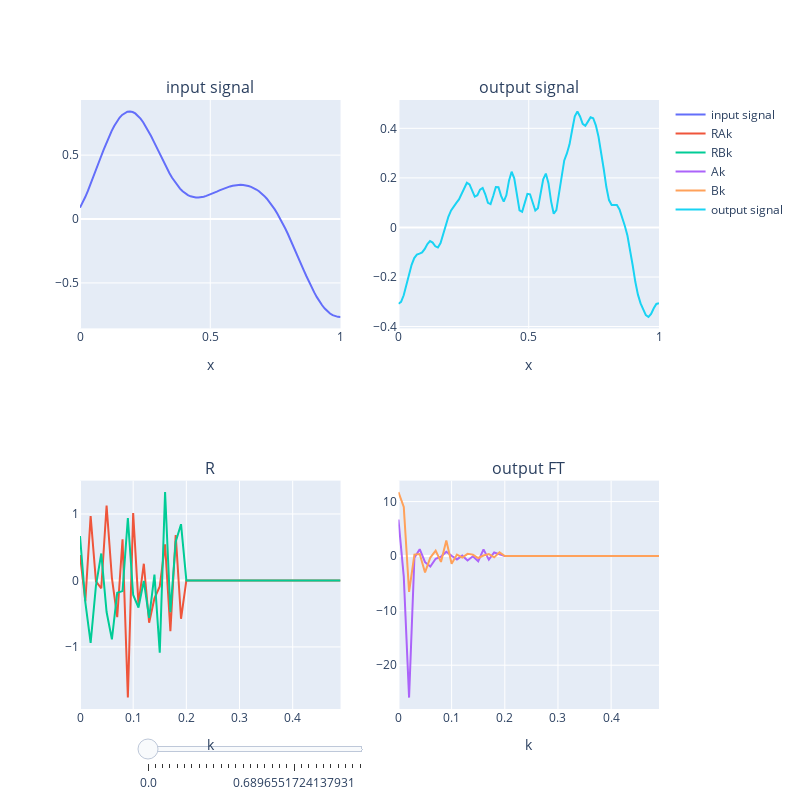

Notebook code cell kept with this figure:
### Markdown cell above
### Fourier neural operator

This technique uses the Fourier transform and filtering as the main building block.

**Data setup:** it also maps functions to functions, but both need to be defined in the same regular grid. In 2D, this would be equivalent to mapping pictures to pictures.

**Architecture:** the input function takes as input $\vec{x} \in \mathbb{R}^d$ and produces a vector $\vec{g}(\vec{x}) \in \mathbb{R}^{d_a}$. The dimensionality of this input function vector is increased (lifting) by a shallow neural network that $P$ that outputs vector $\vec{v}_0(\vec{x}) \in \mathbb{R}^{d_v}$. The dimension of this vector will remain constant in the subsequent Fourier layers (explained later). Finally, the dimensionality of the output of the last Fourier layer $\vec{v}_n(\vec{x})$ is reduced to match the dimensionality of the output function $\vec{u}(\vec{x}) \in \mathbb{R}^{d_u}$ with another neural network Q.

```{mermaid}
flowchart LR
    A["g(x)"] -->|lifting|B[P]
    B --> D[Fourier layer]
    D -->|...|E[Fourier layer]
    E -->F[Q]
    F -->|projection|G["u(x)"] 
```


The **Fourier layer** updates the vector $\vec{v}_{i+1}(\vec{x})$ as follows:

$$\vec{v}_{i+1}(\vec{x}) = \sigma(\vec{W}\vec{v}_i(\vec{x}) + \mathcal{F}^{-1}(\vec{R}\mathcal{F}(\vec{v}_i))(\vec{x}))$$

- The term $\vec{W}\vec{v}_i(\vec{x})$ applies a linear transformation to input vector.
- The term $\mathcal{F}^{-1}(\vec{R}\mathcal{F}(\vec{v}_i))(\vec{x})$ is what is characteristic of the Fourier layer. The symbol $\mathcal{F}$ represents the discrete Fourier transform and $\mathcal{F}^{-1}$ its inverse. We can disect this operation in 3 steps:
    - First, the Fourier transform of the entire function $\vec{v}_i(\vec{x})$ is taken.
    - In the frequency domain, a filter $\vec{R}$ is applied. This filter is also low-pass, as only frequencies upto $k_{max}$ are retained. 
    - Finally, the inverse Fourier transform is applied to recover a signal in the spatial domain.
- The final step is apply an element-wise non-linear activation function $\sigma(\cdot)$.

### Code cell
import numpy as np
import plotly.graph_objects as go
from scipy.spatial.distance import pdist, squareform
from scipy.stats import norm
from plotly.subplots import make_subplots


# Function to create a Gaussian process
def gaussian_process(num_points=100, length_scale=0.2):
    # Define the squared exponential kernel function
    def kernel(x1, x2, l = 0.2):
        return np.exp(-0.5 * np.subtract.outer(x1, x2) ** 2 / l ** 2)
    
    # Generate evenly spaced points within the interval [0, 1]
    x = np.linspace(0, 1, num_points)
    # Compute the covariance matrix
    K = kernel(x, x, l=length_scale)
    # Sample from the Gaussian process
    y = np.random.multivariate_normal(mean=np.zeros(num_points), cov=K)
    return x, y

# Define the function to modify R
def modify_R(R1, R2, alpha):
    R_new = (1 - alpha) * R1 + alpha * R2
    R_new[20:] = 0
    return R_new

# Create two random normal vectors and interpolate
np.random.seed(1234)
R1 = norm.rvs(size=50) + 1j*norm.rvs(size=50)  # We only need half due to symmetry in the Fourier transform
R2 = norm.rvs(size=50) + 1j*norm.rvs(size=50)

# Generate the Gaussian process
x, y = gaussian_process(num_points=100, length_scale=0.2)

# Perform the Fourier transform
Y = np.fft.fft(y)

# Frequencies after FFT will be symmetric, keep only the first half
freq = np.fft.fftfreq(x.size)[:x.size//2]
R = modify_R(R1, R2, alpha = 0.5)

def apply_R(y, R):
    Y = np.fft.fft(y)

    # Apply R to the positive frequencies of the Fourier coefficients
    Y_mod = Y.copy()
    Y_mod[:50] *= R
    Y_mod[-50:] *= R[::-1]  # Apply the conjugate symmetry property

    # Inverse Fourier transform to get the modified signal
    y_mod = np.fft.ifft(Y_mod)

    return y_mod, Y_mod

y_mod, Y_mod = apply_R(y, R)

# Plot the results
fig = make_subplots(rows=2, cols=2, subplot_titles=('input signal', 'output signal','R','output FT'))


# Add traces for the original signal, R, and reconstructed signal
fig.add_trace(go.Scatter(x=x, y=y, mode='lines', name='input signal'), row=1, col=1)
fig.add_trace(go.Scatter(x=freq, y=R.real, mode='lines', name='RAk'), row=2, col = 1)
fig.add_trace(go.Scatter(x=freq, y=R.imag, mode='lines', name='RBk'), row=2, col = 1)
fig.add_trace(go.Scatter(x=freq, y=Y_mod.real, mode='lines', name='Ak'), row=2, col = 2)
fig.add_trace(go.Scatter(x=freq, y=Y_mod.imag, mode='lines', name='Bk'), row=2, col = 2)
fig.add_trace(go.Scatter(x=x, y=y_mod.real, mode='lines', name='output signal'), row=1, col=2)

# Set up sliders for interactive R modification
sliders = [
    {
        'pad': {'t': 30},
        'len': 0.4,
        'x': 0.1,
        'y': 0,
        'currentvalue': {
            'font': {'size': 20},
            'prefix': 'Alpha:',
            'visible': False,
            'xanchor': 'right'
        },
        'steps': [
            {
                'method': 'update',
                'label': str(alpha),
                'args': [{'y': [y,
                                modify_R(R1, R2, alpha).real,modify_R(R1, R2, alpha).imag,
                                apply_R(y, modify_R(R1, R2, alpha))[1].real,apply_R(y, modify_R(R1, R2, alpha))[1].imag,
                                apply_R(y, modify_R(R1, R2, alpha))[0].real]}]
            } for alpha in np.linspace(0, 1, 30)
        ]
    }
]

fig.update_xaxes(title_text="x", row=1, col=1)
fig.update_xaxes(title_text="x", row=1, col=2)
fig.update_xaxes(title_text="k", row=2, col=1)
fig.update_xaxes(title_text="k", row=2, col=2)


fig.update_layout(
    sliders=sliders,
    width = 800, height = 800
)

fig.show()

### Figure 1 — Plotly figure (JSON) as saved in the notebook; plotly's stock layout.template omitted (floating-point values rounded to 4 significant figures; data arrays with more than 128 entries replaced by an {"elided": "..."} marker saying what was removed)
{"data": [{"mode": "lines", "name": "input signal", "type": "scatter", "x": [0, 0.0101, 0.0202, 0.0303, 0.0404, 0.05051, 0.06061, 0.07071, 0.08081, 0.09091, 0.101, 0.1111, 0.1212, 0.1313, 0.1414, 0.1515, 0.1616, 0.1717, 0.1818, 0.1919, 0.202, 0.2121, 0.2222, 0.2323, 0.2424, 0.2525, 0.2626, 0.2727, 0.2828, 0.2929, 0.303, 0.3131, 0.3232, 0.3333, 0.3434, 0.3535, 0.3636, 0.3737, 0.3838, 0.3939, 0.404, 0.4141, 0.4242, 0.4343, 0.4444, 0.4545, 0.4646, 0.4747, 0.4848, 0.4949, 0.5051, 0.5152, 0.5253, 0.5354, 0.5455, 0.5556, 0.5657, 0.5758, 0.5859, 0.596, 0.6061, 0.6162, 0.6263, 0.6364, 0.6465, 0.6566, 0.6667, 0.6768, 0.6869, 0.697, 0.7071, 0.7172, 0.7273, 0.7374, 0.7475, 0.7576, 0.7677, 0.7778, 0.7879, 0.798, 0.8081, 0.8182, 0.8283, 0.8384, 0.8485, 0.8586, 0.8687, 0.8788, 0.8889, 0.899, 0.9091, 0.9192, 0.9293, 0.9394, 0.9495, 0.9596, 0.9697, 0.9798, 0.9899, 1], "xaxis": "x", "y": [0.08911, 0.1282, 0.1719, 0.2197, 0.2706, 0.3239, 0.3787, 0.4341, 0.4892, 0.5431, 0.5948, 0.6434, 0.6882, 0.7283, 0.7631, 0.7921, 0.8147, 0.8307, 0.8398, 0.8421, 0.8375, 0.8264, 0.809, 0.786, 0.7577, 0.7249, 0.6884, 0.649, 0.6074, 0.5645, 0.5212, 0.4781, 0.4361, 0.3958, 0.3579, 0.3228, 0.2909, 0.2625, 0.2379, 0.2171, 0.2002, 0.187, 0.1775, 0.1714, 0.1684, 0.1682, 0.1705, 0.1749, 0.181, 0.1884, 0.1967, 0.2057, 0.2149, 0.2241, 0.2329, 0.2412, 0.2487, 0.2551, 0.2604, 0.2644, 0.2668, 0.2676, 0.2666, 0.2638, 0.2589, 0.252, 0.2427, 0.2311, 0.217, 0.2003, 0.181, 0.1588, 0.1338, 0.106, 0.07533, 0.04185, 0.00567, -0.03307, -0.07416, -0.1174, -0.1623, -0.2087, -0.2562, -0.3041, -0.3521, -0.3996, -0.4461, -0.491, -0.5338, -0.574, -0.6112, -0.6449, -0.6748, -0.7006, -0.7221, -0.7393, -0.7521, -0.7607, -0.7654, -0.7663], "yaxis": "y"}, {"mode": "lines", "name": "RAk", "type": "scatter", "x": [0, 0.01, 0.02, 0.03, 0.04, 0.05, 0.06, 0.07, 0.08, 0.09, 0.1, 0.11, 0.12, 0.13, 0.14, 0.15, 0.16, 0.17, 0.18, 0.19, 0.2, 0.21, 0.22, 0.23, 0.24, 0.25, 0.26, 0.27, 0.28, 0.29, 0.3, 0.31, 0.32, 0.33, 0.34, 0.35, 0.36, 0.37, 0.38, 0.39, 0.4, 0.41, 0.42, 0.43, 0.44, 0.45, 0.46, 0.47, 0.48, 0.49], "xaxis": "x3", "y": [0.3813, -0.3122, 0.9681, -0.01368, -0.1182, 1.125, 0.03924, -0.5523, 0.6201, -1.762, 1.013, -0.3594, 0.2513, -0.636, -0.269, -0.09003, 0.5431, -0.7647, 0.6841, -0.576, 0, 0, 0, 0, 0, 0, 0, 0, 0, 0, 0, 0, 0, 0, 0, 0, 0, 0, 0, 0, 0, 0, 0, 0, 0, 0, 0, 0, 0, 0], "yaxis": "y3"}, {"mode": "lines", "name": "RBk", "type": "scatter", "x": [0, 0.01, 0.02, 0.03, 0.04, 0.05, 0.06, 0.07, 0.08, 0.09, 0.1, 0.11, 0.12, 0.13, 0.14, 0.15, 0.16, 0.17, 0.18, 0.19, 0.2, 0.21, 0.22, 0.23, 0.24, 0.25, 0.26, 0.27, 0.28, 0.29, 0.3, 0.31, 0.32, 0.33, 0.34, 0.35, 0.36, 0.37, 0.38, 0.39, 0.4, 0.41, 0.42, 0.43, 0.44, 0.45, 0.46, 0.47, 0.48, 0.49], "xaxis": "x3", "y": [0.6686, -0.3246, -0.938, -0.07881, 0.4048, -0.4747, -0.8848, -0.1845, -0.1605, 0.9399, -0.2187, -0.4071, -0.006118, -0.5623, 0.08707, -1.087, 1.33, -0.4781, 0.5822, 0.8464, 0, 0, 0, 0, 0, 0, 0, 0, 0, 0, 0, 0, 0, 0, 0, 0, 0, 0, 0, 0, 0, 0, 0, 0, 0, 0, 0, 0, 0, 0], "yaxis": "y3"}, {"mode": "lines", "name": "Ak", "type": "scatter", "x": [0, 0.01, 0.02, 0.03, 0.04, 0.05, 0.06, 0.07, 0.08, 0.09, 0.1, 0.11, 0.12, 0.13, 0.14, 0.15, 0.16, 0.17, 0.18, 0.19, 0.2, 0.21, 0.22, 0.23, 0.24, 0.25, 0.26, 0.27, 0.28, 0.29, 0.3, 0.31, 0.32, 0.33, 0.34, 0.35, 0.36, 0.37, 0.38, 0.39, 0.4, 0.41, 0.42, 0.43, 0.44, 0.45, 0.46, 0.47, 0.48, 0.49], "xaxis": "x4", "y": [6.699, -3.758, -25.93, -0.3031, 1.274, -1.113, -1.929, -0.4873, -0.08104, 0.8009, 0.06012, -0.6068, 0.08543, -0.79, -0.02399, -0.9418, 1.241, -0.6459, 0.6626, 0.2993, 0, 0, 0, 0, 0, 0, 0, 0, 0, 0, 0, 0, 0, 0, 0, 0, 0, 0, 0, 0, 0, 0, 0, 0, 0, 0, 0, 0, 0, 0, 0, 0, 0, 0, 0, 0, 0, 0, 0, 0, 0, 0, 0, 0, 0, 0, 0, 0, 0, 0, 0, 0, 0, 0, 0, 0, 0, 0, 0, 0, -0.7279, -0.09048, 0.01613, -0.7419, 0.8057, -0.1767, 0.2651, 0.1001, 0.3046, 0.6171, -1.825, 0.4326, 0.1404, 1.672, 1.259, -1.071, 0.2481, 1.29, 8.737, -16.58], "yaxis": "y4"}, {"mode": "lines", "name": "Bk", "type": "scatter", "x": [0, 0.01, 0.02, 0.03, 0.04, 0.05, 0.06, 0.07, 0.08, 0.09, 0.1, 0.11, 0.12, 0.13, 0.14, 0.15, 0.16, 0.17, 0.18, 0.19, 0.2, 0.21, 0.22, 0.23, 0.24, 0.25, 0.26, 0.27, 0.28, 0.29, 0.3, 0.31, 0.32, 0.33, 0.34, 0.35, 0.36, 0.37, 0.38, 0.39, 0.4, 0.41, 0.42, 0.43, 0.44, 0.45, 0.46, 0.47, 0.48, 0.49], "xaxis": "x4", "y": [11.75, 9.009, -6.547, 0.2862, 0.3772, -2.993, -0.2591, 0.9903, -1.065, 2.864, -1.394, 0.2785, -0.2715, 0.4134, 0.2761, -0.3455, 0.1002, 0.3612, -0.2269, 0.6998, 0, 0, 0, 0, 0, 0, 0, 0, 0, 0, 0, 0, 0, 0, 0, 0, 0, 0, 0, 0, 0, 0, 0, 0, 0, 0, 0, 0, 0, 0, 0, 0, 0, 0, 0, 0, 0, 0, 0, 0, 0, 0, 0, 0, 0, 0, 0, 0, 0, 0, 0, 0, 0, 0, 0, 0, 0, 0, 0, 0, 0.003522, 0.6616, -0.703, 0.9157, -0.495, -0.1907, -0.7887, 0.2442, -0.5341, 1.115, -1.975, 0.8502, -0.9607, -0.1518, 2.37, -0.2629, -0.04405, 6.906, -1.88, 1.809], "yaxis": "y4"}, {"mode": "lines", "name": "output signal", "type": "scatter", "x": [0, 0.0101, 0.0202, 0.0303, 0.0404, 0.05051, 0.06061, 0.07071, 0.08081, 0.09091, 0.101, 0.1111, 0.1212, 0.1313, 0.1414, 0.1515, 0.1616, 0.1717, 0.1818, 0.1919, 0.202, 0.2121, 0.2222, 0.2323, 0.2424, 0.2525, 0.2626, 0.2727, 0.2828, 0.2929, 0.303, 0.3131, 0.3232, 0.3333, 0.3434, 0.3535, 0.3636, 0.3737, 0.3838, 0.3939, 0.404, 0.4141, 0.4242, 0.4343, 0.4444, 0.4545, 0.4646, 0.4747, 0.4848, 0.4949, 0.5051, 0.5152, 0.5253, 0.5354, 0.5455, 0.5556, 0.5657, 0.5758, 0.5859, 0.596, 0.6061, 0.6162, 0.6263, 0.6364, 0.6465, 0.6566, 0.6667, 0.6768, 0.6869, 0.697, 0.7071, 0.7172, 0.7273, 0.7374, 0.7475, 0.7576, 0.7677, 0.7778, 0.7879, 0.798, 0.8081, 0.8182, 0.8283, 0.8384, 0.8485, 0.8586, 0.8687, 0.8788, 0.8889, 0.899, 0.9091, 0.9192, 0.9293, 0.9394, 0.9495, 0.9596, 0.9697, 0.9798, 0.9899, 1], "xaxis": "x2", "y": [-0.3082, -0.3002, -0.2737, -0.2334, -0.1896, -0.151, -0.1234, -0.1096, -0.1057, -0.101, -0.08676, -0.06674, -0.05509, -0.06097, -0.07612, -0.08103, -0.0633, -0.02771, 0.01149, 0.04423, 0.06877, 0.08651, 0.09945, 0.113, 0.1342, 0.1617, 0.1802, 0.1737, 0.1464, 0.1247, 0.13, 0.1525, 0.1594, 0.134, 0.09919, 0.09391, 0.127, 0.1632, 0.1623, 0.1273, 0.1039, 0.1297, 0.1887, 0.2248, 0.1986, 0.1278, 0.06906, 0.06299, 0.1, 0.1355, 0.1337, 0.09895, 0.06808, 0.07758, 0.1313, 0.1941, 0.2173, 0.1787, 0.1053, 0.05534, 0.07022, 0.1406, 0.2196, 0.2705, 0.2987, 0.3353, 0.3931, 0.4487, 0.4683, 0.4479, 0.4178, 0.4102, 0.4272, 0.4447, 0.4407, 0.4123, 0.3669, 0.3077, 0.2358, 0.163, 0.1105, 0.09049, 0.09205, 0.0909, 0.07269, 0.04168, 0.007093, -0.03247, -0.08569, -0.1526, -0.2194, -0.2712, -0.3065, -0.3332, -0.354, -0.3613, -0.3493, -0.3262, -0.3089, -0.3057], "yaxis": "y2"}], "layout": {"annotations": [{"font": {"size": 16}, "showarrow": false, "text": "input signal", "x": 0.225, "xanchor": "center", "xref": "paper", "y": 1, "yanchor": "bottom", "yref": "paper"}, {"font": {"size": 16}, "showarrow": false, "text": "output signal", "x": 0.775, "xanchor": "center", "xref": "paper", "y": 1, "yanchor": "bottom", "yref": "paper"}, {"font": {"size": 16}, "showarrow": false, "text": "R", "x": 0.225, "xanchor": "center", "xref": "paper", "y": 0.375, "yanchor": "bottom", "yref": "paper"}, {"font": {"size": 16}, "showarrow": false, "text": "output FT", "x": 0.775, "xanchor": "center", "xref": "paper", "y": 0.375, "yanchor": "bottom", "yref": "paper"}], "height": 800, "sliders": [{"currentvalue": {"font": {"size": 20}, "prefix": "Alpha:", "visible": false, "xanchor": "right"}, "len": 0.4, "pad": {"t": 30}, "steps": [{"args": [{"y": {"elided": "6 rows, 500 float values in total"}}], "label": "0.0", "method": "update"}, {"args": [{"y": {"elided": "6 rows, 500 float values in total"}}], "label": "0.034482758620689655", "method": "update"}, {"args": [{"y": {"elided": "6 rows, 500 float values in total"}}], "label": "0.06896551724137931", "method": "update"}, {"args": [{"y": {"elided": "6 rows, 500 float values in total"}}], "label": "0.10344827586206896", "method": "update"}, {"args": [{"y": {"elided": "6 rows, 500 float values in total"}}], "label": "0.13793103448275862", "method": "update"}, {"args": [{"y": {"elided": "6 rows, 500 float values in total"}}], "label": "0.1724137931034483", "method": "update"}, {"args": [{"y": {"elided": "6 rows, 500 float values in total"}}], "label": "0.20689655172413793", "method": "update"}, {"args": [{"y": {"elided": "6 rows, 500 float values in total"}}], "label": "0.24137931034482757", "method": "update"}, {"args": [{"y": {"elided": "6 rows, 500 float values in total"}}], "label": "0.27586206896551724", "method": "update"}, {"args": [{"y": {"elided": "6 rows, 500 float values in total"}}], "label": "0.3103448275862069", "method": "update"}, {"args": [{"y": {"elided": "6 rows, 500 float values in total"}}], "label": "0.3448275862068966", "method": "update"}, {"args": [{"y": {"elided": "6 rows, 500 float values in total"}}], "label": "0.3793103448275862", "method": "update"}, {"args": [{"y": {"elided": "6 rows, 500 float values in total"}}], "label": "0.41379310344827586", "method": "update"}, {"args": [{"y": {"elided": "6 rows, 500 float values in total"}}], "label": "0.4482758620689655", "method": "update"}, {"args": [{"y": {"elided": "6 rows, 500 float values in total"}}], "label": "0.48275862068965514", "method": "update"}, {"args": [{"y": {"elided": "6 rows, 500 float values in total"}}], "label": "0.5172413793103449", "method": "update"}, {"args": [{"y": {"elided": "6 rows, 500 float values in total"}}], "label": "0.5517241379310345", "method": "update"}, {"args": [{"y": {"elided": "6 rows, 500 float values in total"}}], "label": "0.5862068965517241", "method": "update"}, {"args": [{"y": {"elided": "6 rows, 500 float values in total"}}], "label": "0.6206896551724138", "method": "update"}, {"args": [{"y": {"elided": "6 rows, 500 float values in total"}}], "label": "0.6551724137931034", "method": "update"}, {"args": [{"y": {"elided": "6 rows, 500 float values in total"}}], "label": "0.6896551724137931", "method": "update"}, {"args": [{"y": {"elided": "6 rows, 500 float values in total"}}], "label": "0.7241379310344828", "method": "update"}, {"args": [{"y": {"elided": "6 rows, 500 float values in total"}}], "label": "0.7586206896551724", "method": "update"}, {"args": [{"y": {"elided": "6 rows, 500 float values in total"}}], "label": "0.7931034482758621", "method": "update"}, {"args": [{"y": {"elided": "6 rows, 500 float values in total"}}], "label": "0.8275862068965517", "method": "update"}, {"args": [{"y": {"elided": "6 rows, 500 float values in total"}}], "label": "0.8620689655172413", "method": "update"}, {"args": [{"y": {"elided": "6 rows, 500 float values in total"}}], "label": "0.896551724137931", "method": "update"}, {"args": [{"y": {"elided": "6 rows, 500 float values in total"}}], "label": "0.9310344827586207", "method": "update"}, {"args": [{"y": {"elided": "6 rows, 500 float values in total"}}], "label": "0.9655172413793103", "method": "update"}, {"args": [{"y": {"elided": "6 rows, 500 float values in total"}}], "label": "1.0", "method": "update"}], "x": 0.1, "y": 0}], "width": 800, "xaxis": {"anchor": "y", "domain": [0, 0.45], "title": {"text": "x"}}, "xaxis2": {"anchor": "y2", "domain": [0.55, 1], "title": {"text": "x"}}, "xaxis3": {"anchor": "y3", "domain": [0, 0.45], "title": {"text": "k"}}, "xaxis4": {"anchor": "y4", "domain": [0.55, 1], "title": {"text": "k"}}, "yaxis": {"anchor": "x", "domain": [0.625, 1]}, "yaxis2": {"anchor": "x2", "domain": [0.625, 1]}, "yaxis3": {"anchor": "x3", "domain": [0, 0.375]}, "yaxis4": {"anchor": "x4", "domain": [0, 0.375]}}}
